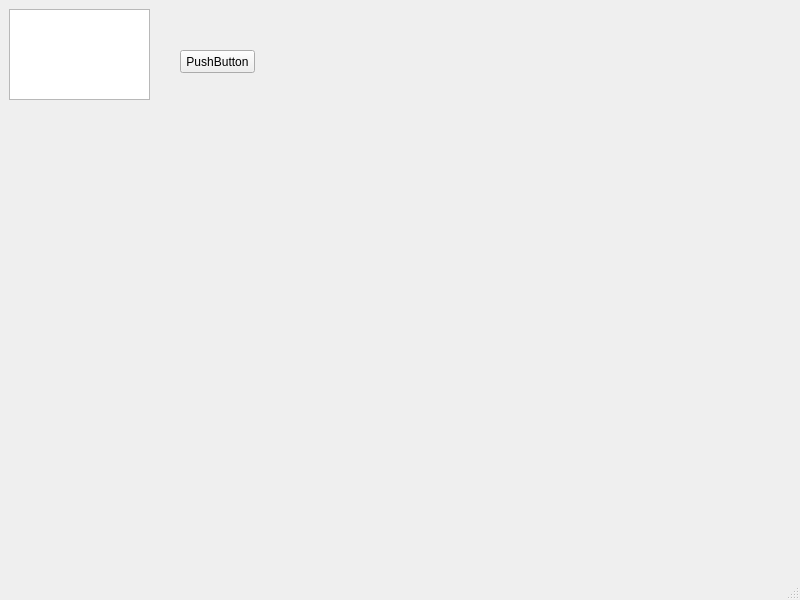
<?xml version="1.0" encoding="UTF-8"?>
<ui version="4.0">
 <class>MainWindow</class>
 <widget class="QMainWindow" name="MainWindow">
  <property name="geometry">
   <rect>
    <x>0</x>
    <y>0</y>
    <width>800</width>
    <height>600</height>
   </rect>
  </property>
  <property name="windowTitle">
   <string>MainWindow</string>
  </property>
  <widget class="QWidget" name="centralwidget">
   <widget class="QTextEdit" name="textEdit">
    <property name="geometry">
     <rect>
      <x>9</x>
      <y>9</y>
      <width>141</width>
      <height>91</height>
     </rect>
    </property>
   </widget>
   <widget class="QPushButton" name="pushButton">
    <property name="geometry">
     <rect>
      <x>180</x>
      <y>50</y>
      <width>75</width>
      <height>23</height>
     </rect>
    </property>
    <property name="text">
     <string>PushButton</string>
    </property>
   </widget>
  </widget>
  <widget class="QMenuBar" name="menubar">
   <property name="geometry">
    <rect>
     <x>0</x>
     <y>0</y>
     <width>800</width>
     <height>23</height>
    </rect>
   </property>
  </widget>
  <widget class="QStatusBar" name="statusbar"/>
 </widget>
 <resources/>
 <connections/>
</ui>
